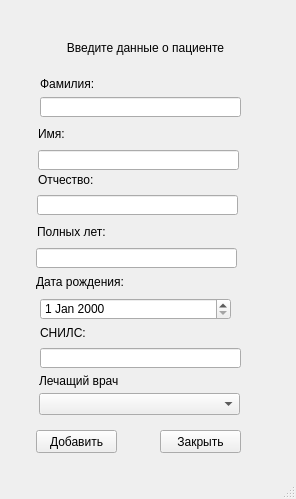
<?xml version="1.0" encoding="UTF-8"?>
<ui version="4.0">
 <class>MainWindow</class>
 <widget class="QMainWindow" name="MainWindow">
  <property name="geometry">
   <rect>
    <x>0</x>
    <y>0</y>
    <width>296</width>
    <height>499</height>
   </rect>
  </property>
  <property name="windowTitle">
   <string>MainWindow</string>
  </property>
  <widget class="QWidget" name="centralwidget">
   <widget class="QLabel" name="label_5">
    <property name="geometry">
     <rect>
      <x>10</x>
      <y>37</y>
      <width>271</width>
      <height>21</height>
     </rect>
    </property>
    <property name="font">
     <font>
      <pointsize>9</pointsize>
     </font>
    </property>
    <property name="text">
     <string>Введите данные о пациенте</string>
    </property>
    <property name="alignment">
     <set>Qt::AlignCenter</set>
    </property>
   </widget>
   <widget class="QLineEdit" name="lineEdit_3">
    <property name="geometry">
     <rect>
      <x>40</x>
      <y>97</y>
      <width>201</width>
      <height>20</height>
     </rect>
    </property>
   </widget>
   <widget class="QLabel" name="label">
    <property name="geometry">
     <rect>
      <x>38</x>
      <y>123</y>
      <width>431</width>
      <height>21</height>
     </rect>
    </property>
    <property name="text">
     <string>Имя:</string>
    </property>
   </widget>
   <widget class="QLabel" name="label_3">
    <property name="geometry">
     <rect>
      <x>38</x>
      <y>172</y>
      <width>421</width>
      <height>16</height>
     </rect>
    </property>
    <property name="text">
     <string>Отчество:</string>
    </property>
   </widget>
   <widget class="QLineEdit" name="lineEdit">
    <property name="geometry">
     <rect>
      <x>38</x>
      <y>150</y>
      <width>201</width>
      <height>20</height>
     </rect>
    </property>
   </widget>
   <widget class="QLabel" name="label_2">
    <property name="geometry">
     <rect>
      <x>40</x>
      <y>76</y>
      <width>421</width>
      <height>16</height>
     </rect>
    </property>
    <property name="text">
     <string>Фамилия:</string>
    </property>
   </widget>
   <widget class="QLineEdit" name="lineEdit_2">
    <property name="geometry">
     <rect>
      <x>37</x>
      <y>195</y>
      <width>201</width>
      <height>20</height>
     </rect>
    </property>
   </widget>
   <widget class="QComboBox" name="comboBox">
    <property name="geometry">
     <rect>
      <x>39</x>
      <y>393</y>
      <width>201</width>
      <height>22</height>
     </rect>
    </property>
   </widget>
   <widget class="QLabel" name="label_4">
    <property name="geometry">
     <rect>
      <x>39</x>
      <y>373</y>
      <width>421</width>
      <height>16</height>
     </rect>
    </property>
    <property name="text">
     <string>Лечащий врач</string>
    </property>
   </widget>
   <widget class="QLineEdit" name="lineEdit_5">
    <property name="geometry">
     <rect>
      <x>36</x>
      <y>248</y>
      <width>201</width>
      <height>20</height>
     </rect>
    </property>
   </widget>
   <widget class="QLabel" name="label_6">
    <property name="geometry">
     <rect>
      <x>36</x>
      <y>274</y>
      <width>421</width>
      <height>16</height>
     </rect>
    </property>
    <property name="text">
     <string>Дата рождения:</string>
    </property>
   </widget>
   <widget class="QLineEdit" name="lineEdit_6">
    <property name="geometry">
     <rect>
      <x>40</x>
      <y>348</y>
      <width>201</width>
      <height>20</height>
     </rect>
    </property>
   </widget>
   <widget class="QLabel" name="label_7">
    <property name="geometry">
     <rect>
      <x>40</x>
      <y>325</y>
      <width>421</width>
      <height>16</height>
     </rect>
    </property>
    <property name="text">
     <string>СНИЛС:</string>
    </property>
   </widget>
   <widget class="QLabel" name="label_8">
    <property name="geometry">
     <rect>
      <x>37</x>
      <y>221</y>
      <width>431</width>
      <height>21</height>
     </rect>
    </property>
    <property name="text">
     <string>Полных лет:</string>
    </property>
   </widget>
   <widget class="QPushButton" name="pushButton_2">
    <property name="geometry">
     <rect>
      <x>160</x>
      <y>430</y>
      <width>81</width>
      <height>23</height>
     </rect>
    </property>
    <property name="text">
     <string>Закрыть</string>
    </property>
   </widget>
   <widget class="QPushButton" name="pushButton">
    <property name="geometry">
     <rect>
      <x>36</x>
      <y>430</y>
      <width>81</width>
      <height>23</height>
     </rect>
    </property>
    <property name="text">
     <string>Добавить</string>
    </property>
   </widget>
   <widget class="QDateEdit" name="dateEdit">
    <property name="geometry">
     <rect>
      <x>40</x>
      <y>298</y>
      <width>191</width>
      <height>22</height>
     </rect>
    </property>
   </widget>
  </widget>
  <widget class="QMenuBar" name="menubar">
   <property name="geometry">
    <rect>
     <x>0</x>
     <y>0</y>
     <width>296</width>
     <height>21</height>
    </rect>
   </property>
  </widget>
  <widget class="QStatusBar" name="statusbar"/>
 </widget>
 <resources/>
 <connections/>
</ui>
